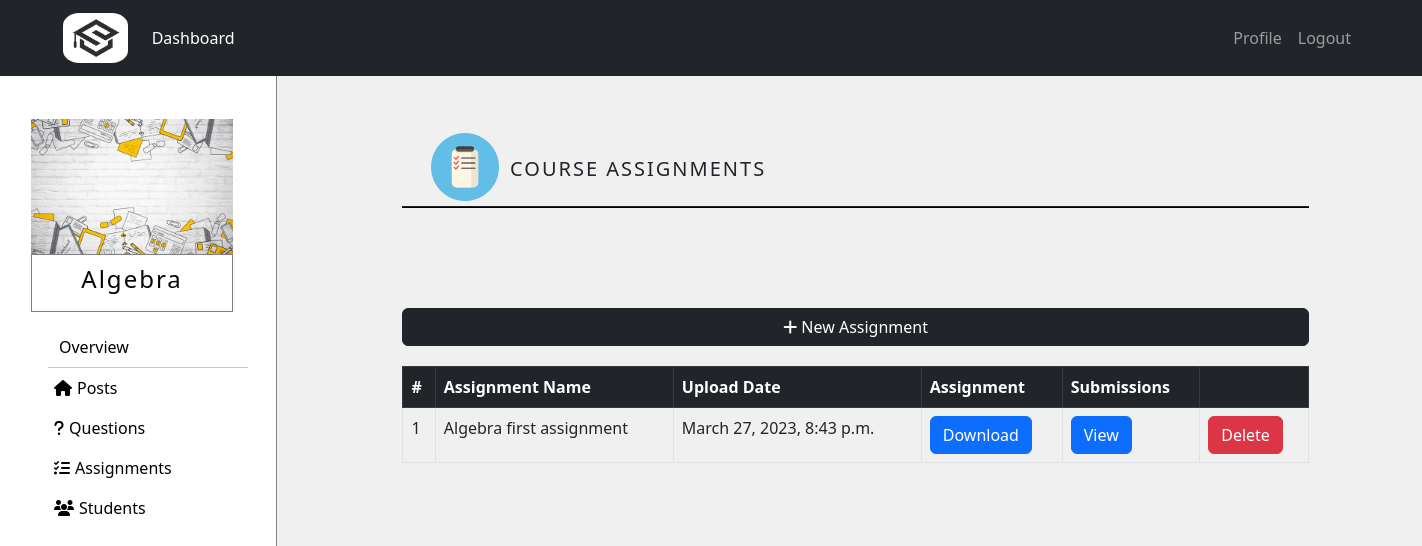
The page /courses/course/11/assignment_overview (signed in) on the database as committed earlier.
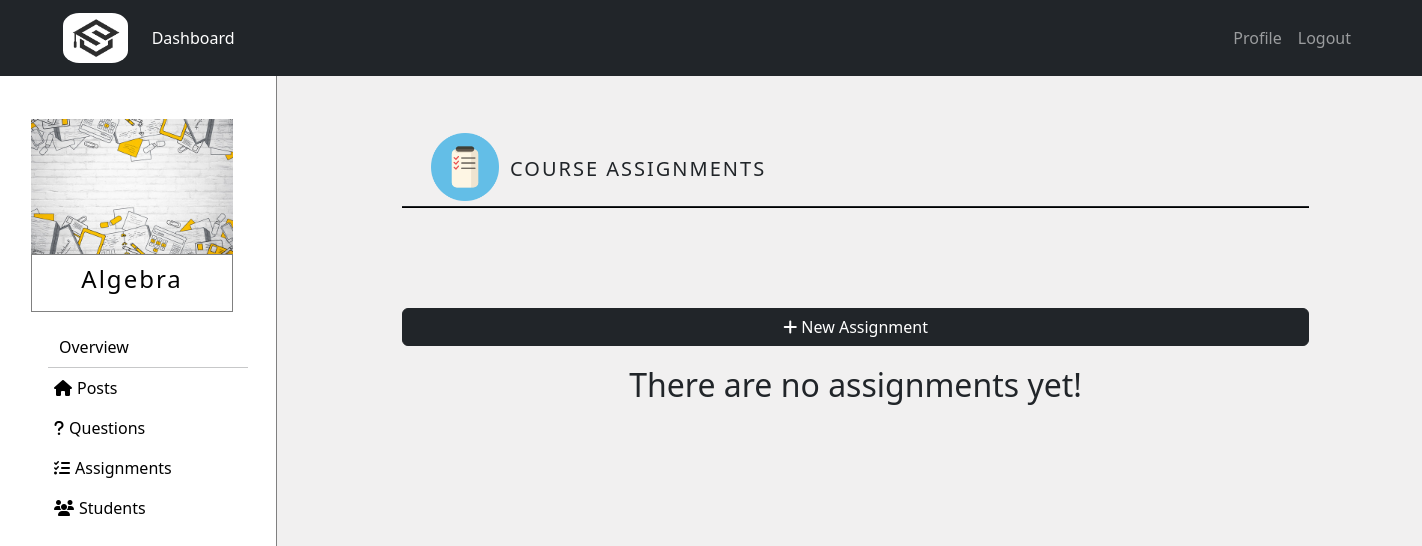
The same page on the database as committed later.
### courses/models.py (models this page shows, shortened)
class Assignment(models.Model):
    name = models.CharField(max_length=50)
    created_at = models.DateTimeField(auto_now=True)
    course = models.ForeignKey(Course,related_name='course_assignment',on_delete=models.CASCADE)
    tutor = models.ForeignKey(Tutor,related_name='tutor_assignment',on_delete=models.CASCADE)
    file_assignment = models.FileField(upload_to='assignments')
    class Meta:
        ordering = ['-created_at']

### courses/views.py (the view, shortened to what this page needs)
# urls.py: path('course/<int:course_id>/assignment_overview',views.assignment_overview,name='assignment_overview'),
@login_required
def assignment_overview(request,course_id):
   if is_enrolled(request.user, course_id) is False:
      return HttpResponse('<html><body><h2 style="font-weight: lighter">Your do not have access to view this page!</h2><body></html>')
   course = get_object_or_404(Course,pk=course_id)
   assignments = Assignment.objects.filter(course=course)
   assignment_form = AssignmentForm()
   return render(request,'courses/assignments.html',{'course':course,'assignments':assignments,'assignment_form':assignment_form})

### courses/templatetags/tag.py (called while the page is built)
@register.simple_tag
def getAssignments(course):
    assignments = Assignment.objects.filter(course=course)
    return assignments

### courses/views.py (called while the page is built)
def is_enrolled(user, course_id):
   course = get_object_or_404(Course,pk=course_id)
   if user.is_tutor:
      tutor_courses = TutorCourse.objects.filter(course=course,tutor=user.Tutor)
      return tutor_courses.exists()
   else:
      student_courses = StudentCourse.objects.filter(course=course,student=user.Student)
      return student_courses.exists()

### templates/courses/assignments.html (shortened to what the changed rows need)
{% extends 'courses/course.html' %}
{% load static %}
{% block courseContent%}
<div id="assignmentsDiv" class="positionCenter" style="margin-top: 100px;">
  {% if user.is_tutor %}
  <div style="margin-bottom: 20px;">
    <button type="button" class="btn btn-dark" data-bs-toggle="modal" data-bs-target="#ModalUpload" style="width: 100%;">
    </button>
  </div>
  {% endif %}
{% if course %}
{% load tag %}
{% getAssignments course as assignments%}
  {% if assignments|length == 0 %}
          <h2 style="text-align: center;">There are no assignments yet!</h2>
  {% else %}
  <table class="table table-bordered">
      <thead class="table-dark">
        <tr>
          {% if user.is_student %}
            <th scope="col">#</th>
            <th scope="col">Assignment Name</th>
            <th scope="col">Uploaded By</th>
            <th scope="col">Upload Date</th>
            <th scope="col">Assignment</th>
            <th scope="col">Status</th>
          {% else %}
            <th scope="col">#</th>
            <th scope="col">Assignment Name</th>
            <th scope="col">Upload Date</th>
            <th scope="col">Assignment</th>
            <th scope="col">Submissions</th>
            <th scope="col"></th>
          {% endif %}
        </tr>
      </thead>
      <tbody>
            {% for assignment in assignments %}
            <tr>
              {% if user.is_student %}
                <td scope="row">{{ forloop.counter }}</td>
                <td>{{assignment.name}}</td>
                <td>{{assignment.tutor.user.username}}</td>
                <td>{{assignment.created_at}}</td>
                <td><a href="{{ assignment.file_assignment.url }}" class="btn btn-primary" target="_blank">Download</a></td>
              {% else %}
                <td scope="row">{{ forloop.counter }}</td>
                <td>{{assignment.name}}</td>
                <td>{{assignment.created_at}}</td>
                <td><a href="{{ assignment.file_assignment.url }}" class="btn btn-primary" target="_blank">Download</a></td>
              {% endif %}
              {% if user.is_student %}
                {% getSubmittedAssignments user as submissions%}
                {% if assignment in submissions %}
                <td>
                  <form action="{% url 'submit_assignment' course_id=course.pk assignment_id=assignment.pk %}" method="GET">
                    <button style="all: unset; cursor: pointer;" name="submitted_button"
                            type="submit" value="Submitted">
                          <a class="hoverText" style="text-decoration: none; color: black;">Submitted
                          </a>
                    </button>
                  </form>
                </td>
                {% else %}
                  <td><a href="{% url 'assignments' course_id=course.pk %}" class="btn btn-primary">Submit</a></td>
                {% endif %}
              {% else %}
                  <td><a href="{% url 'view_submissions' course_id=course.pk assignment_id=assignment.pk %}" class="btn btn-primary">View</a></td>
                  <td>
                    <form action="{% url 'view_submissions' course_id=course.pk assignment_id=assignment.pk %}" method="POST">
                      <button type="submit" class="btn btn-danger" name="assignment_delete_button">Delete</button>
                    </form>
                  </td>
              {% endif %}
            </tr>
            {% endfor%}
      </tbody>
  </table>
  {% endif %}
  {% endif %}
</div>
{% endblock %}

Rows that differ between the two databases and show on the page:
removed Assignment: name "Algebra first assignment", created_at "March 27, 2023, 8:43 p.m."
Other text that changed with them:
text no longer shown: "# Assignment Name Upload Date Assignment Submissions"
text now shown: "There are no assignments yet!"
